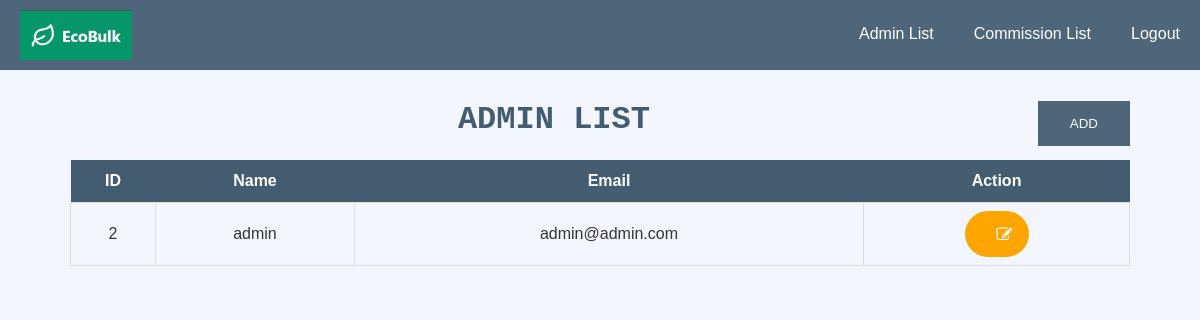
Screenshot of /owner/ownerHome.php with the database file from the repository.
### tables this page shows
CREATE TABLE `users` (
  `id` int(11) NOT NULL,
  `username` varchar(255) NOT NULL,
  `email` varchar(255) NOT NULL,
  `password` varchar(255) NOT NULL,
  `Type` varchar(255) DEFAULT 'Customer',
  `address` varchar(255) DEFAULT NULL,
  `zip` varchar(255) DEFAULT NULL,
  `state` varchar(255) DEFAULT NULL,
  `area` varchar(255) DEFAULT NULL,
  `phone_number` varchar(255) DEFAULT NULL
);

### owner/ownerHome.php (the view, shortened to what this page needs)
<?php
include '../config.php';
?>
<!DOCTYPE html>
<html lang="en">
<head>
    <link rel="stylesheet" href="style.css">
	<link rel="stylesheet" href="https://cdnjs.cloudflare.com/ajax/libs/font-awesome/4.7.0/css/font-awesome.min.css">
  <link rel="stylesheet" href="../css/menu.css">
</head>
<body>
<header class="header">
            <a href="#" class="logo"><img src="../images/logo/logo.png" height="50px" alt=""></a>
	    <ul class="menu">
            <li><a href="ownerHome.php">Admin List</a></li>
            <li><a href="commission.php">Commission List</a></li>
    		<li><a href="../logout.php">Logout</a></li>
        </ul>
        </header>
<div class="center">
    <h1 style="color:#435c70">ADMIN LIST <button onclick="openForm()" class="button1" style="float: right;">ADD</button></h1>
    <table id = "users">
	  <thead>
        <tr>
            <th>ID</th>
            <th>Name</th>
            <th>Email</th>
            <th>Action</th>
        </tr>
	</thead>
	<tbody>
        <?php
            $query = "SELECT * FROM users WHERE type='Admin'";
            $result = mysqli_query($conn, $query);
            while($row = mysqli_fetch_array($result)){
        ?>
        <tr>
            <td><?php echo $row['id'];?></td>
            <td><?php echo $row['username'];?></td>
            <td><?php echo $row['email'];?></td>
            <td>
                <form action ="ownerHome.php" method ="POST">
                    <a style="
  background-color: orange;
  border-radius: 25px;
  border: none;
  width:6px;
  color: white;
  padding: 15px 32px;
  text-align: center;
  text-decoration: none;
  display: inline-block;
  font-size: 16px;
  cursor: pointer;"
  onclick="openForm1()" class="fa" name  ="edit">&#xf044;</a>
                </form>
            </td>
        </tr>
    <?php
            }
            ?>
			</table>
          </div>
          <br>
</body>
</html>

### style.css (style rules this page uses)
body { color: #353535; font-family: 'Open Sans', sans-serif; font-weight: 400; background: #f3f6ff; }
a { color: #FF6F61; }
h1 { font-family: 'Source Code Pro', monospace; font-weight: 900; }
.header { position: relative; }

### css/menu.css (style rules this page uses)
body { margin: 0; padding: 0; font-family: Helvetica, sans-serif; }
a { color: white; }
.header { background-color: #4e657a; position: relative; width: 100%; z-index: 3; padding-bottom: 70px; }
.header ul { margin: 0; padding: 0; display: inline-block; list-style: none; overflow: hidden; background-color: #4e657a; }
.header li a { display: block; padding: 20px 20px; border-right: white; text-decoration: none; }
.header .logo { display: block; float: left; font-size: 3em; padding: 10px 20px; text-decoration: none; }
.header .menu { clear: both; max-height: 0; padding-top:5px; transition: max-height .2s ease-out; }
@media (min-width: 60em) { .header li { float: left; } }
@media (min-width: 60em) { .header li a { padding: 20px 20px; } }
@media (min-width: 60em) { .header .menu { clear: none; float: right; max-height: none; } }

### owner/ownerHome.php (style rules this page uses)
* { box-sizing: border-box; }
.button1 { background-color: #4e657a; border: none; color: white; padding: 15px 32px; text-decoration: none; display: inline-block; cursor: pointer; }
.center { margin: auto; width: 90%; padding: 10px; text-align: center; }
#users { font-family: Arial, Helvetica, sans-serif; border-collapse: collapse; width: 100%; }
#users td, #customers th { border: 1px solid #ddd; padding: 8px; }
#users th { padding-top: 12px; padding-bottom: 12px; text-align: left; background-color: #435c70; color: white; text-align: center; }

### rows the page displays
users: id "2", username "admin", email "admin@admin.com"
